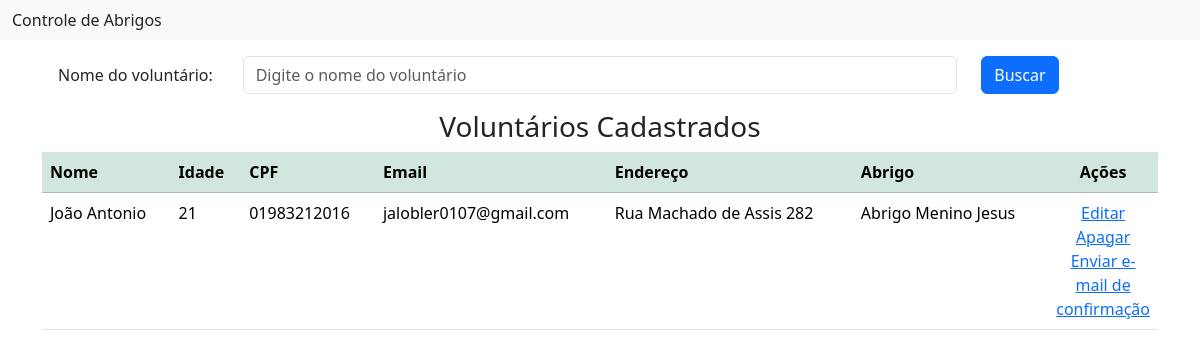
/voluntarios/, run on an earlier commit of the app's database.
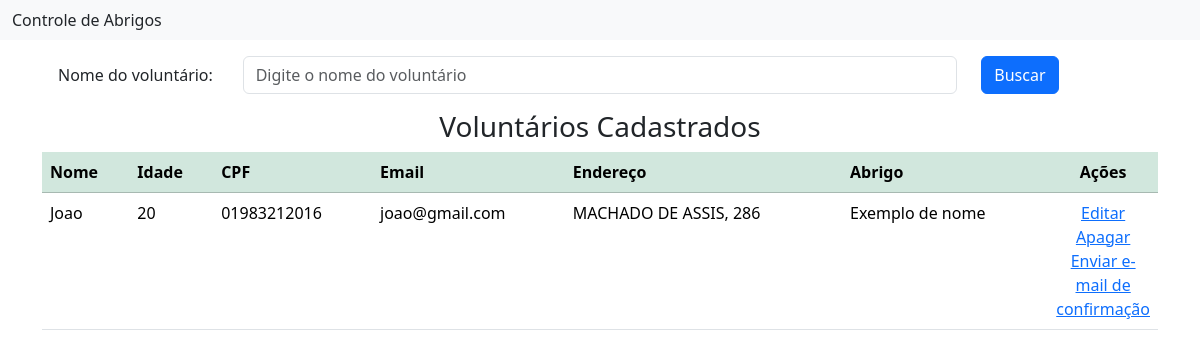
And on a later commit of the database.
### voluntarios/models.py (models this page shows, shortened)
class Voluntario(models.Model):
    nome = models.CharField('Nome', max_length=100, help_text='Nome do voluntário')
    idade = models.IntegerField('Idade', help_text='Idade do voluntário')
    cpf = models.CharField('CPF', max_length=11, help_text='CPF do voluntário', unique=True)
    email = models.EmailField('Email', help_text='Email do voluntário')
    endereco = models.CharField('Endereço', max_length=200, help_text='Endereço do voluntário')
    abrigo = models.ForeignKey('abrigo.Abrigo', verbose_name=' Abrigo', help_text='Nome do abrigo',
                               on_delete=models.CASCADE)
    class Meta:
        verbose_name = 'Voluntário'
        verbose_name_plural = 'Voluntários'

### abrigo/models.py (models this page shows)
class Abrigo(models.Model):
    nome = models.CharField(max_length=255, verbose_name="Nome", default='Exemplo de nome')
    cnpj = models.CharField(max_length=18, unique=True, verbose_name="CNPJ")
    endereco = models.CharField(max_length=255, verbose_name="Endereço")
    voluntarios = models.ForeignKey('voluntarios.Voluntario', verbose_name='Voluntario', related_name="tste",
                                     on_delete=models.CASCADE, null=True,blank=True)
    class Meta:
        verbose_name = 'Abrigo'
        verbose_name_plural = 'Abrigos'
    def __str__(self):
        return self.nome

### voluntarios/views.py (the view)
# urls.py: path('voluntarios/', VoluntariosView.as_view(), name='voluntarios'),
class VoluntariosView(ListView):
    model = Voluntario
    template_name = 'voluntarios.html'
    def get_queryset(self):
        buscar = self.request.GET.get('buscar')
        qs = super(VoluntariosView, self).get_queryset()
        if buscar:
            return qs.filter(nome__icontains=buscar)
        if qs.count() > 0:
            paginator = Paginator(qs, 5)
            listagem = paginator.get_page(self.request.GET.get('page'))
            return listagem
        else:
            messages.info(self.request, 'Não existem voluntários cadastrados')
            return qs

### voluntarios/templates/voluntarios.html (shortened to what this page needs)
{% extends 'inicial.html' %}
{% load django_bootstrap5 %}
{% load static %}
{% block content %}
    <section class="section">
        <div class="container">
            <form action="" method="GET">
                <div class="form-group row p-3">
                    <label class="col-sm-2 col-form-label">Nome do voluntário: </label>
                    <div class="col-sm-8">
                        <input class="form-control" type="text" name="buscar" value="{{ request.GET.buscar }}"
                               placeholder="Digite o nome do voluntário">
                    </div>
                    <div class="col-sm-2">
                        <button type="submit" class="btn btn-primary">
                            Buscar
                        </button>
                    </div>
                </div>
            </form>
            {% if object_list %}
                <div class="card-body">
                    <h3 class="text-center">Voluntários Cadastrados</h3>
                    <div class="table-responsive">
                        <table class="table table-hover">
                            <thead class="table-success">
                                <th>Nome</th>
                                <th>Idade</th>
                                <th>CPF</th>
                                <th>Email</th>
                                <th>Endereço</th>
                                <th>Abrigo</th>
                                <th style="width: 100px; text-align: center">Ações</th>
                            </thead>
                            <tbody>
                                {% for voluntario in object_list %}
                                    <tr>
                                        <td> {{ voluntario.nome }} </td>
                                        <td> {{ voluntario.idade }} </td>
                                        <td> {{ voluntario.cpf }} </td>
                                        <td> {{ voluntario.email }} </td>
                                        <td> {{ voluntario.endereco }} </td>
                                        <td> {{ voluntario.abrigo }} </td>
                                        <td style="text-align: center">
                                            <a href="{% url 'voluntario_editar' voluntario.pk %}">
                                                <span class="icon">
                                                     Editar
                                                </span>
                                            </a>
                                            <a href="{% url 'voluntario_apagar' voluntario.pk %}">
                                                <span class="icon">
                                                     Apagar
                                                </span>
                                            </a>
                                            <a href="{% url 'voluntario_exibir' voluntario.pk %}">
                                                    <span class="icon">
                                                         Enviar e-mail de confirmação
                                                    </span>
                                            </a>
                                        </td>
                                    </tr>
                                {% endfor %}
                            </tbody>
                        </table>
                    </div>
                </div>
            {% else %}
                <p class="text-center">Nenhum voluntário encontrado.</p>
            {% endif %}
        </div>
    </section>
{% endblock %}

What changed in the data, as far as the page shows it:
changed Voluntario: nome "João Antonio" → "Joao"; idade "21" → "20"; email "jalobler0107@gmail.com" → "joao@gmail.com"; endereco "Rua Machado de Assis 282" → "MACHADO DE ASSIS, 286"; abrigo "Abrigo Menino Jesus" → "Exemplo de nome"
